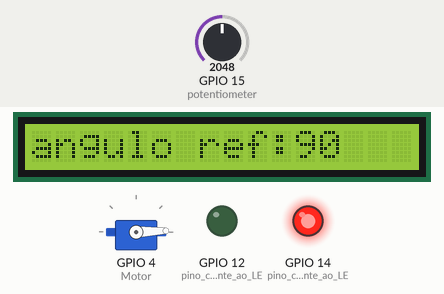
Recording of a program running on a simulated ESP32. Shown: 16×1 character LCD, servo, output pins drawn as LEDs (lit = HIGH). The inputs (shaded band) are chosen by the test bench; at power-on: GPIO 15 (potentiometer) = 2048.

Above: at 1.2 s.
1.3 s: GPIO 15 (potentiometer) set to 319
At 2.4 s:
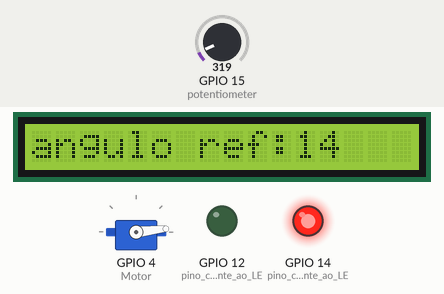
3.4 s: GPIO 15 (potentiometer) set to 295
At 4.9 s:
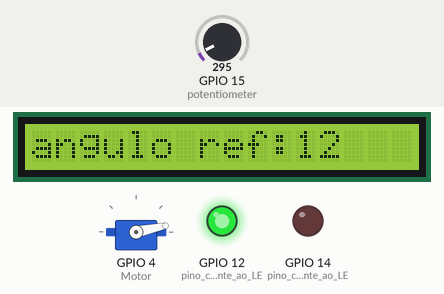
5.9 s: GPIO 15 (potentiometer) set to 491
At 9.2 s:
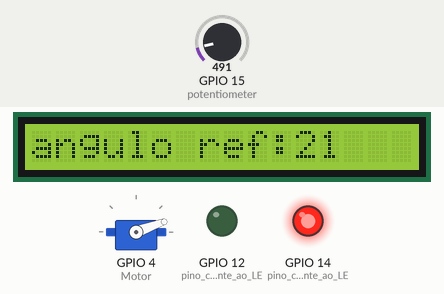
Timing chart, 0 to 15.2 s (numbered marks = the images above; inputs shaded):
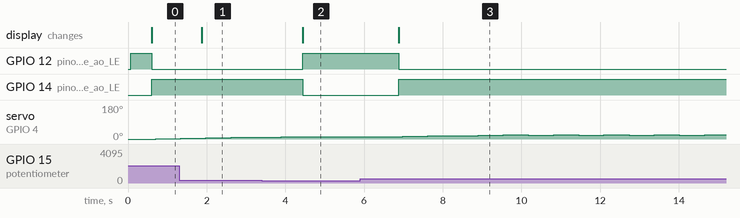

Measured:
- the behaviour switches between 296 and 295 on GPIO 15 (potentiometer) (found by bisection; images 1 and 2)
- after the input at 1.3 s, the display: changes after 0.58 s (image 1)
- after the input at 3.4 s, GPIO 12 (pino_correspondente_ao_LE): LOW → HIGH after 1.0 s instead of 1.6 s; GPIO 14 (pino_correspondente_ao_LE): HIGH → LOW after 1.0 s instead of 1.6 s; servo on GPIO 4 (Motor): goes on until 3.9 s, then stays 12°; the display: changes after 1.0 s (image 2)
- after the input at 5.9 s, GPIO 12 (pino_correspondente_ao_LE): HIGH → LOW after 0.98 s; GPIO 14 (pino_correspondente_ao_LE): LOW → HIGH after 0.98 s; servo on GPIO 4 (Motor): 12° → 14° after 1.1 s, → 16° 0.64 s later, → 18° 0.64 s later, → 20° 0.64 s later, … (13 changes in this stretch); the display: changes after 0.98 s (image 3)

The program:

main.cpp
```cpp
#include <Arduino.h>
#include "freertos/FreeRTOS.h"
#include "freertos/task.h"
#include "freertos/semphr.h"
#include <LiquidCrystal_I2C.h> // LCD no modo serial I2C
#include <ESP32Servo.h> //biblioteca para controle de servo motores

// VARIAVEIS GLOBAIS

int valorADC = 0;
int valorDAC = 0;
int angulo = 0; //  angulo atual do servo
int incremento = 2; // Incremento para o movimento do servo
int AnguloAnterior = -1;
int DACanterior = -1;
bool movimento = false;

SemaphoreHandle_t mutex;

// --- CONFIG LCD-----
// Endereço I2C do display LCD
const int lcdAddress = 0x27;
// Número de colunas e linhas do display LCD
const int lcdColumns = 16;
const int lcdRows = 1;

// Inicialização do display LCD
LiquidCrystal_I2C lcd(lcdAddress, lcdColumns, lcdRows); //objeto lcd da classe LiquidCrystal_I2C parametrizado

// --- TASKS ---
void vTask1(void *pvParameters);
void vTask2(void *pvParameters);

// ---- MOTOR
Servo Motor; //Motor, objeto da classe servo

// SETUP
void setup()
{
  pinMode(15, INPUT);

  pinMode(14, OUTPUT); // pino correspondente ao LED vermelho como saída
  digitalWrite(14, LOW); // inicialmente desligado (LED vermelho apagado)

  pinMode(12, OUTPUT); // pino correspondente ao LED verde como saída
  digitalWrite(12, LOW); // inicialmente desligado (LED verde apagado)

  Serial.begin(9600); // taxa de transferência serial (baud rate) = 115200 bits por segundo (bps)

  lcd.init(); //inicialização do display
  lcd.backlight(); //liga a backlight do display


  Motor.setPeriodHertz(50);  // Define a frequência do servo para 50Hz
  Motor.attach(4, 500, 2500);  // Conecta o servo ao pino 4 com pulsos de 500us a 2500us

  mutex = xSemaphoreCreateMutex(); //mutex

  xTaskCreatePinnedToCore(vTask1, "LED", 2048, NULL, 5, NULL, 1);
  xTaskCreatePinnedToCore(vTask2, "trimpot", 4196, NULL, 1, NULL, 0);

}

 // loop
void loop(){
  vTaskDelay(1000);

}

void vTask1(void *pvParameters){
  while(1){
    if(xSemaphoreTake(mutex, portMAX_DELAY) == pdTRUE){

    if (movimento == true) { // lógica para acender o LED onboard quando o pino13 for tocado
    digitalWrite(14, HIGH); // se sim, acende o LED vermelho
    digitalWrite(12, LOW); // se sim, apaga o LED verde
    }

    else {
    digitalWrite(14, LOW); // caso contrário, o LED vermelho permanece apagado
    digitalWrite(12, HIGH); // caso contrário, ascende o LED verde
    }
    xSemaphoreGive(mutex);
    }
    vTaskDelay(pdMS_TO_TICKS(500));
  }
}

void vTask2(void *pvParameters){
  while(1){

    if(xSemaphoreTake(mutex, portMAX_DELAY) == pdTRUE){

    valorADC = analogRead(15);
    valorDAC = map(valorADC,0,4095,0,180);

    Motor.write(angulo); //o motor recebe o valor do angulo atual

    if (angulo == valorDAC){ //se o angulo atual do motor é igual ao desejado nada acontece
      movimento = false;
    }

    else if (angulo > valorDAC) {  //se o angulo atual do motor é maior que o desejado ele é reduzido
        angulo -= incremento;
        movimento = true;
      }
    else if (angulo < valorDAC){ //se o angulo atual do motor é menor que o desejado ele é aumentado
        angulo +=incremento;
        movimento = true;
    }
    vTaskDelay(pdMS_TO_TICKS(500));

    if (angulo != AnguloAnterior || valorDAC != DACanterior) { //mudança dos valores mostrados pelos displays

      lcd.setCursor(0, 0);
      lcd.print("angulo atual: ");
      lcd.print("     ");
      lcd.setCursor(13, 0);
      lcd.print(angulo);


      lcd.setCursor(0, 1);
      lcd.print("angulo ref: ");
      lcd.print("     ");
      lcd.setCursor(11, 1);
      lcd.print(valorDAC);

      AnguloAnterior = angulo;
      DACanterior= valorDAC;
      }
    xSemaphoreGive(mutex);
    }
    vTaskDelay(pdMS_TO_TICKS(100));
  }
}
```
